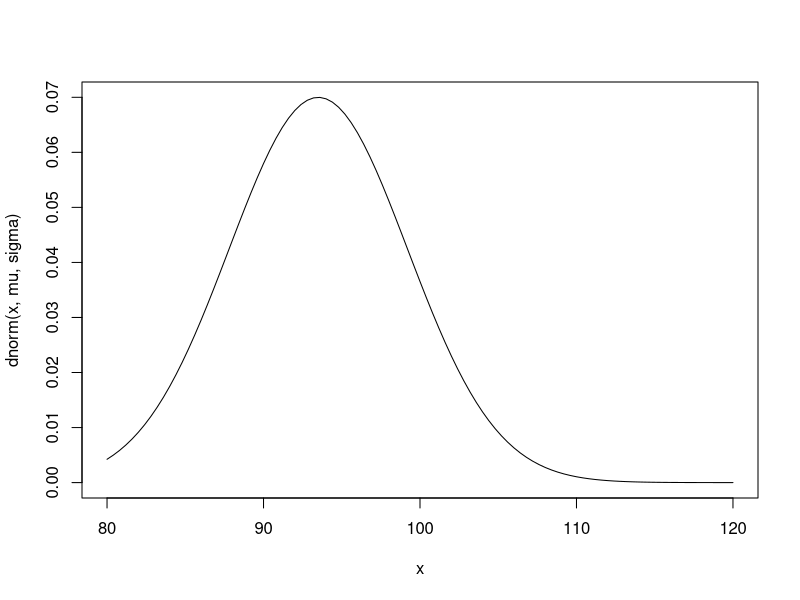
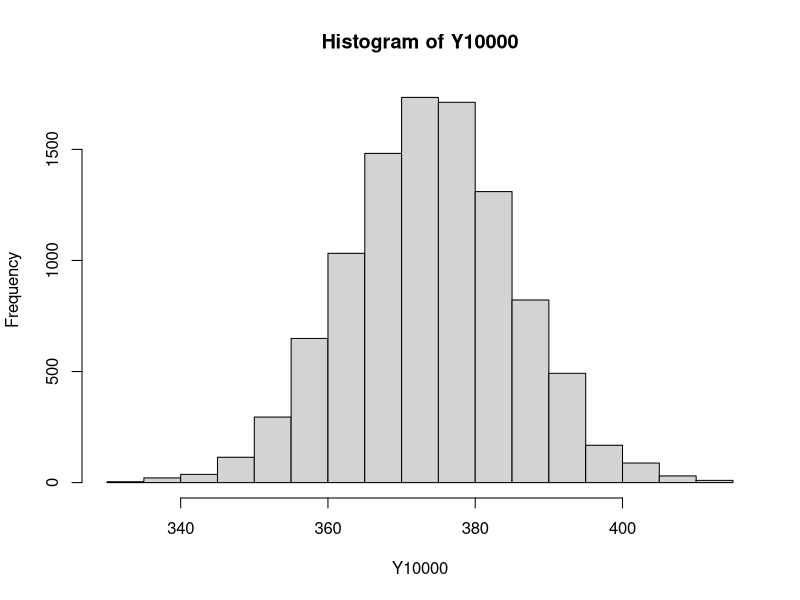
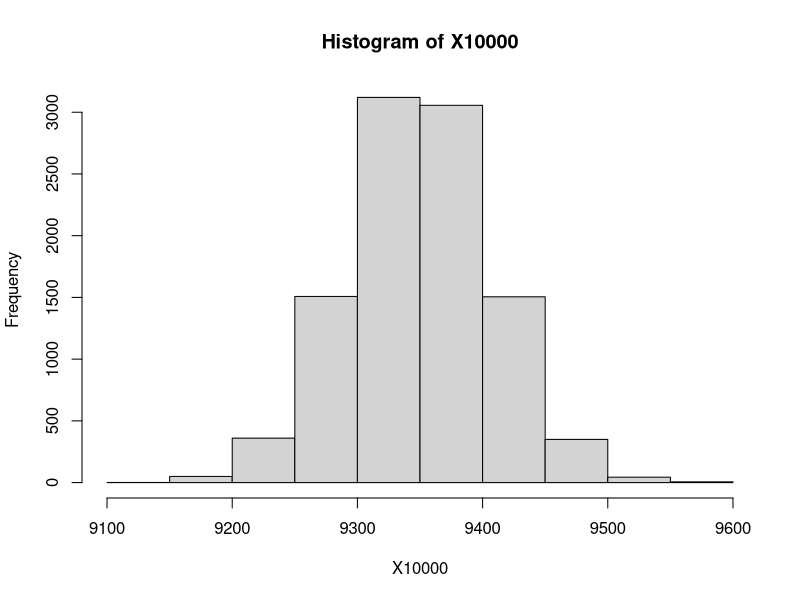
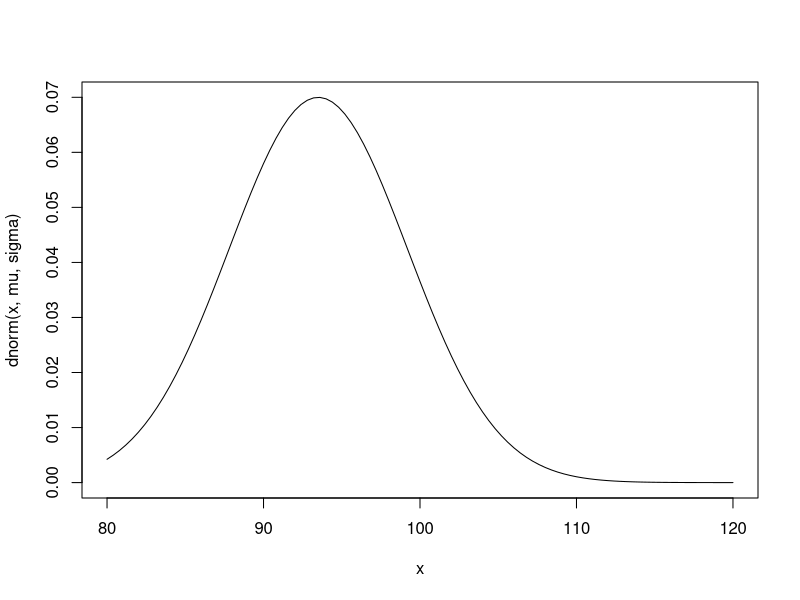
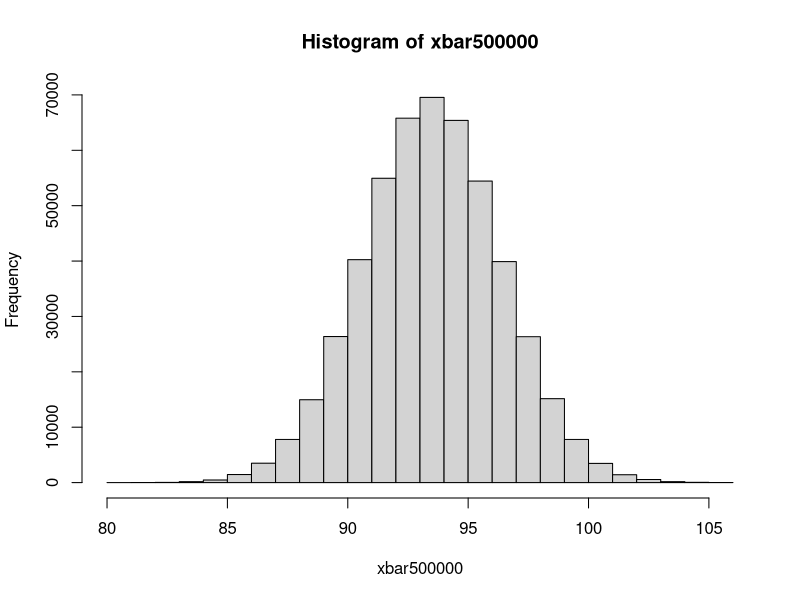
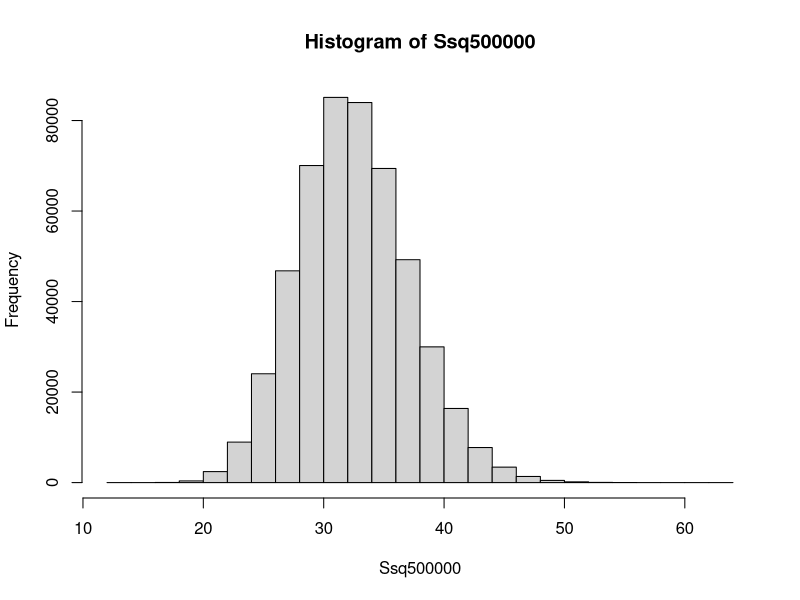
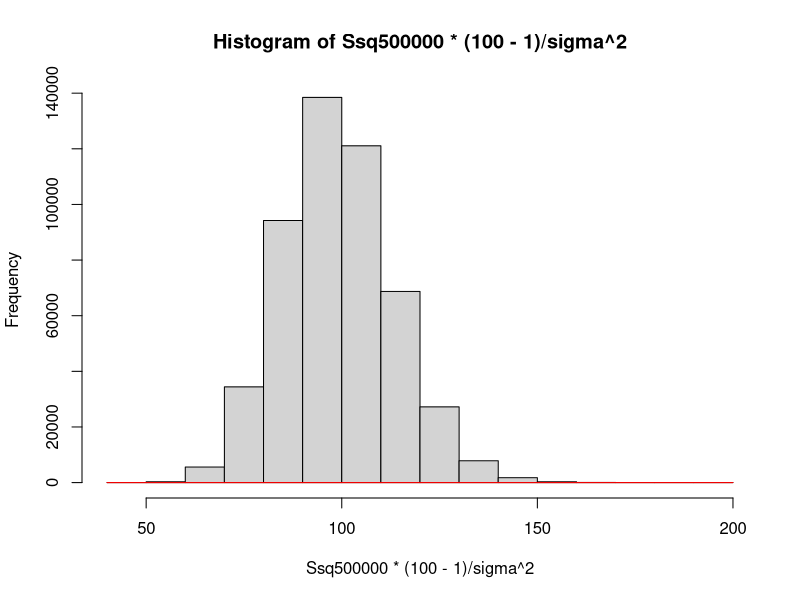

Source code (R) for these figures, in order:
#poblacion X = N(mu, sigma^2)
mu = 93.5
sigma = 5.7

curve(dnorm(x,mu,sigma),xlim = c(80,120))

#a)
set.seed(123)

Y = function(i){sum(rnorm(4, mu, sigma))}
Y(2)

Y10000 = sapply(1:10000,Y)
Y10000

hist(Y10000)
mean(Y10000)

4*mu

#b)
X = function(i){sum(rnorm(100, mu, sigma))}
X10000 = sapply(1:10000,X)
var(X10000)
hist(X10000)

100*sigma^2

curve(dnorm(x,mu,sigma),xlim = c(80,120))
#c)
1-pnorm(103, mu, sigma)
#d)
xbar= function(i){mean(rnorm(4, mu, sigma))}
xbar500000 = sapply(1:500000,xbar)
xbar500000
hist(xbar500000)
mean(xbar500000>98)

1-pnorm(98, mu, sigma/sqrt(4))
#e)
Ssq= function(i){var(rnorm(100, mu, sigma))}
Ssq500000 = sapply(1:500000,Ssq)
hist(Ssq500000)
mean(Ssq500000>32)

hist(Ssq500000*(100-1)/sigma^2,frequency = FALSE)
32*(100-1)/sigma^2
curve(dchisq(x, 100-1),col ="red",add=TRUE)
mean(Ssq500000>32)
